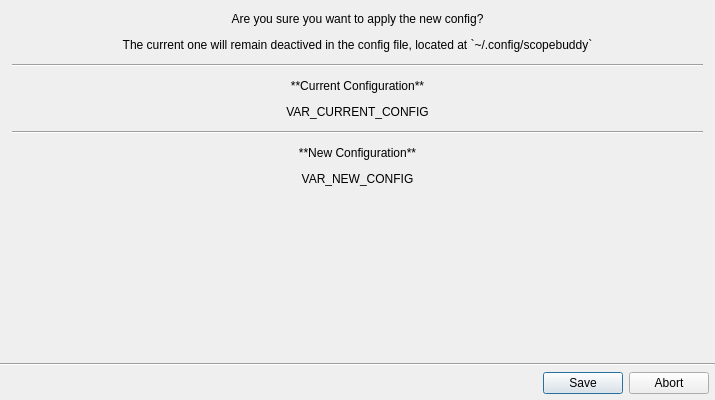
<?xml version="1.0" encoding="UTF-8"?>
<ui version="4.0">
 <class>Form</class>
 <widget class="QWidget" name="Form">
  <property name="geometry">
   <rect>
    <x>0</x>
    <y>0</y>
    <width>715</width>
    <height>400</height>
   </rect>
  </property>
  <property name="windowTitle">
   <string>Form</string>
  </property>
  <layout class="QVBoxLayout" name="verticalLayout">
   <property name="spacing">
    <number>0</number>
   </property>
   <property name="leftMargin">
    <number>0</number>
   </property>
   <property name="topMargin">
    <number>0</number>
   </property>
   <property name="rightMargin">
    <number>0</number>
   </property>
   <property name="bottomMargin">
    <number>0</number>
   </property>
   <item>
    <layout class="QHBoxLayout" name="horizontalLayout">
     <property name="spacing">
      <number>6</number>
     </property>
     <item>
      <widget class="QWidget" name="widget" native="true">
       <property name="maximumSize">
        <size>
         <width>16777215</width>
         <height>16777215</height>
        </size>
       </property>
       <layout class="QVBoxLayout" name="verticalLayout_2">
        <property name="spacing">
         <number>12</number>
        </property>
        <property name="leftMargin">
         <number>12</number>
        </property>
        <property name="topMargin">
         <number>12</number>
        </property>
        <property name="rightMargin">
         <number>12</number>
        </property>
        <property name="bottomMargin">
         <number>0</number>
        </property>
        <item>
         <widget class="QLabel" name="label">
          <property name="text">
           <string>Are you sure you want to apply the new config?</string>
          </property>
          <property name="alignment">
           <set>Qt::AlignmentFlag::AlignBottom|Qt::AlignmentFlag::AlignHCenter</set>
          </property>
          <property name="wordWrap">
           <bool>true</bool>
          </property>
         </widget>
        </item>
        <item>
         <widget class="QLabel" name="label_4">
          <property name="text">
           <string>The current one will remain deactived in the config file, located at `~/.config/scopebuddy`</string>
          </property>
          <property name="textFormat">
           <enum>Qt::TextFormat::MarkdownText</enum>
          </property>
          <property name="alignment">
           <set>Qt::AlignmentFlag::AlignHCenter|Qt::AlignmentFlag::AlignTop</set>
          </property>
          <property name="wordWrap">
           <bool>true</bool>
          </property>
         </widget>
        </item>
        <item>
         <widget class="Line" name="Bline_2">
          <property name="orientation">
           <enum>Qt::Orientation::Horizontal</enum>
          </property>
         </widget>
        </item>
        <item>
         <widget class="QLabel" name="label_2">
          <property name="sizePolicy">
           <sizepolicy hsizetype="Minimum" vsizetype="Preferred">
            <horstretch>0</horstretch>
            <verstretch>0</verstretch>
           </sizepolicy>
          </property>
          <property name="text">
           <string>**Current Configuration**</string>
          </property>
          <property name="textFormat">
           <enum>Qt::TextFormat::MarkdownText</enum>
          </property>
          <property name="alignment">
           <set>Qt::AlignmentFlag::AlignCenter</set>
          </property>
         </widget>
        </item>
        <item>
         <widget class="QLabel" name="var_currentConfig">
          <property name="sizePolicy">
           <sizepolicy hsizetype="Minimum" vsizetype="Preferred">
            <horstretch>0</horstretch>
            <verstretch>0</verstretch>
           </sizepolicy>
          </property>
          <property name="text">
           <string>VAR_CURRENT_CONFIG</string>
          </property>
          <property name="alignment">
           <set>Qt::AlignmentFlag::AlignCenter</set>
          </property>
         </widget>
        </item>
        <item>
         <widget class="Line" name="Dline">
          <property name="orientation">
           <enum>Qt::Orientation::Horizontal</enum>
          </property>
         </widget>
        </item>
        <item>
         <widget class="QLabel" name="label_3">
          <property name="sizePolicy">
           <sizepolicy hsizetype="Minimum" vsizetype="Preferred">
            <horstretch>0</horstretch>
            <verstretch>0</verstretch>
           </sizepolicy>
          </property>
          <property name="text">
           <string>**New Configuration**</string>
          </property>
          <property name="textFormat">
           <enum>Qt::TextFormat::MarkdownText</enum>
          </property>
          <property name="alignment">
           <set>Qt::AlignmentFlag::AlignCenter</set>
          </property>
         </widget>
        </item>
        <item>
         <widget class="QLabel" name="var_newConfig">
          <property name="sizePolicy">
           <sizepolicy hsizetype="Minimum" vsizetype="Preferred">
            <horstretch>0</horstretch>
            <verstretch>0</verstretch>
           </sizepolicy>
          </property>
          <property name="text">
           <string>VAR_NEW_CONFIG</string>
          </property>
          <property name="alignment">
           <set>Qt::AlignmentFlag::AlignCenter</set>
          </property>
         </widget>
        </item>
        <item>
         <spacer name="verticalSpacer">
          <property name="orientation">
           <enum>Qt::Orientation::Vertical</enum>
          </property>
          <property name="sizeHint" stdset="0">
           <size>
            <width>20</width>
            <height>40</height>
           </size>
          </property>
         </spacer>
        </item>
       </layout>
      </widget>
     </item>
    </layout>
   </item>
   <item>
    <widget class="Line" name="Bline">
     <property name="orientation">
      <enum>Qt::Orientation::Horizontal</enum>
     </property>
    </widget>
   </item>
   <item>
    <layout class="QVBoxLayout" name="verticalLayout_4">
     <property name="leftMargin">
      <number>6</number>
     </property>
     <property name="topMargin">
      <number>6</number>
     </property>
     <property name="rightMargin">
      <number>6</number>
     </property>
     <property name="bottomMargin">
      <number>6</number>
     </property>
     <item>
      <widget class="QDialogButtonBox" name="buttonBox">
       <property name="standardButtons">
        <set>QDialogButtonBox::StandardButton::Abort|QDialogButtonBox::StandardButton::Save</set>
       </property>
      </widget>
     </item>
    </layout>
   </item>
  </layout>
 </widget>
 <resources/>
 <connections/>
</ui>
